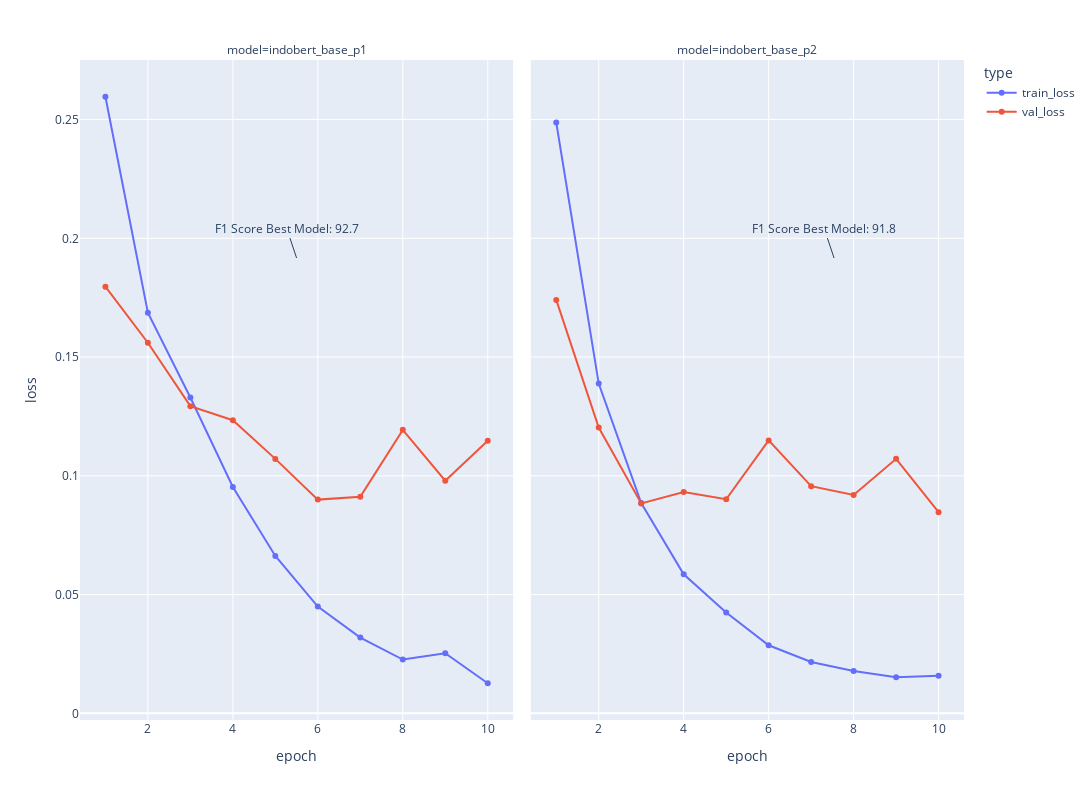

Notebook code cell kept with this figure:
### Code cell
fig = px.line(new_df, y='loss', x='epoch', markers=True, color='type', facet_col='model', facet_col_wrap=4, width=1700, height=800, 
                )
fig.add_annotation(
    xref="x domain",
    yref="y domain",
    # The arrow head will be 25% along the x axis, starting from the left
    x=0.5,
    # The arrow head will be 40% along the y axis, starting from the bottom
    y=0.7,
    text=f"F1 Score Best Model: {new_df['acc'][0]}",
    row=0, col=1
)
fig.add_annotation(
    xref="x domain",
    yref="y domain",
    # The arrow head will be 25% along the x axis, starting from the left
    x=0.7,
    # The arrow head will be 40% along the y axis, starting from the bottom
    y=0.7,
    text=f"F1 Score Best Model: {new_df['acc'][25]}",
    row=0, col=2
)
fig.show()

### Figure 1 — Plotly figure (JSON) as saved in the notebook; plotly's stock layout.template omitted (floating-point values rounded to 4 significant figures)
{"data": [{"hovertemplate": "type=train_loss<br>model=indobert_base_p1<br>epoch=%{x}<br>loss=%{y}<extra></extra>", "legendgroup": "train_loss", "line": {"color": "#636efa", "dash": "solid"}, "marker": {"symbol": "circle"}, "mode": "lines+markers", "name": "train_loss", "orientation": "v", "showlegend": true, "type": "scatter", "x": [1, 2, 3, 4, 5, 6, 7, 8, 9, 10], "xaxis": "x", "y": [0.2596, 0.1687, 0.133, 0.09529, 0.06627, 0.04496, 0.03187, 0.02264, 0.02532, 0.01266], "yaxis": "y"}, {"hovertemplate": "type=train_loss<br>model=indobert_base_p2<br>epoch=%{x}<br>loss=%{y}<extra></extra>", "legendgroup": "train_loss", "line": {"color": "#636efa", "dash": "solid"}, "marker": {"symbol": "circle"}, "mode": "lines+markers", "name": "train_loss", "orientation": "v", "showlegend": false, "type": "scatter", "x": [1, 2, 3, 4, 5, 6, 7, 8, 9, 10], "xaxis": "x2", "y": [0.2488, 0.1388, 0.08857, 0.05851, 0.04247, 0.02864, 0.0216, 0.0178, 0.01522, 0.01586], "yaxis": "y2"}, {"hovertemplate": "type=val_loss<br>model=indobert_base_p1<br>epoch=%{x}<br>loss=%{y}<extra></extra>", "legendgroup": "val_loss", "line": {"color": "#EF553B", "dash": "solid"}, "marker": {"symbol": "circle"}, "mode": "lines+markers", "name": "val_loss", "orientation": "v", "showlegend": true, "type": "scatter", "x": [1, 2, 3, 4, 5, 6, 7, 8, 9, 10], "xaxis": "x", "y": [0.1796, 0.156, 0.1293, 0.1234, 0.1071, 0.08998, 0.09115, 0.1193, 0.09794, 0.1147], "yaxis": "y"}, {"hovertemplate": "type=val_loss<br>model=indobert_base_p2<br>epoch=%{x}<br>loss=%{y}<extra></extra>", "legendgroup": "val_loss", "line": {"color": "#EF553B", "dash": "solid"}, "marker": {"symbol": "circle"}, "mode": "lines+markers", "name": "val_loss", "orientation": "v", "showlegend": false, "type": "scatter", "x": [1, 2, 3, 4, 5, 6, 7, 8, 9, 10], "xaxis": "x2", "y": [0.1741, 0.1204, 0.08837, 0.09316, 0.09013, 0.1149, 0.09563, 0.09197, 0.1071, 0.08467], "yaxis": "y2"}], "layout": {"annotations": [{"showarrow": false, "text": "model=indobert_base_p1", "x": 0.245, "xanchor": "center", "xref": "paper", "y": 1, "yanchor": "bottom", "yref": "paper"}, {"showarrow": false, "text": "model=indobert_base_p2", "x": 0.755, "xanchor": "center", "xref": "paper", "y": 1, "yanchor": "bottom", "yref": "paper"}, {"text": "F1 Score Best Model: 92.7", "x": 0.5, "xref": "x domain", "y": 0.7, "yref": "y domain"}, {"text": "F1 Score Best Model: 91.8", "x": 0.7, "xref": "x2 domain", "y": 0.7, "yref": "y2 domain"}], "height": 800, "legend": {"title": {"text": "type"}, "tracegroupgap": 0}, "margin": {"t": 60}, "width": 1700, "xaxis": {"anchor": "y", "domain": [0, 0.49], "title": {"text": "epoch"}}, "xaxis2": {"anchor": "y2", "domain": [0.51, 1], "matches": "x", "title": {"text": "epoch"}}, "yaxis": {"anchor": "x", "domain": [0, 1], "title": {"text": "loss"}}, "yaxis2": {"anchor": "x2", "domain": [0, 1], "matches": "y", "showticklabels": false}}}
